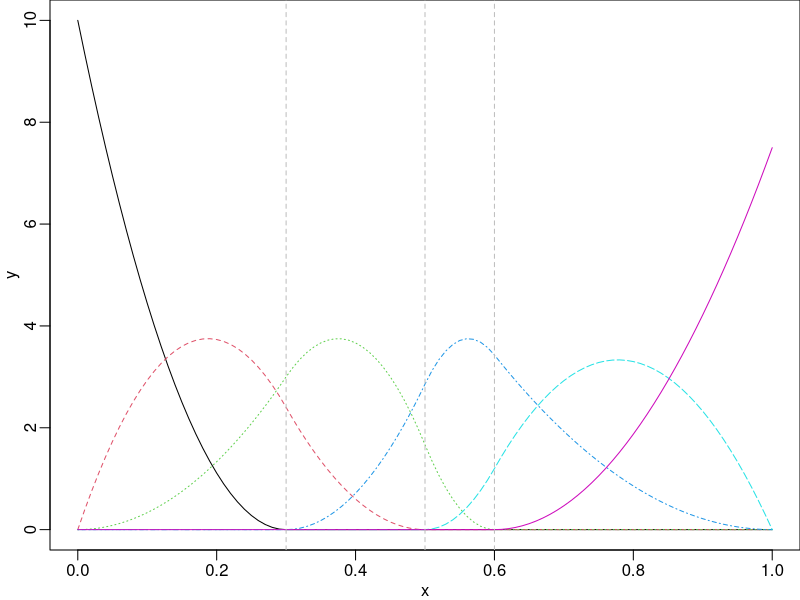
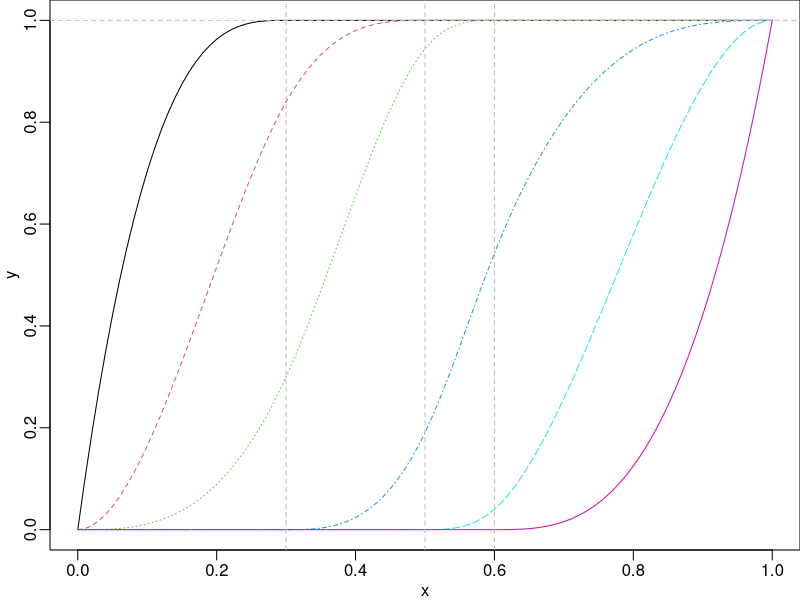
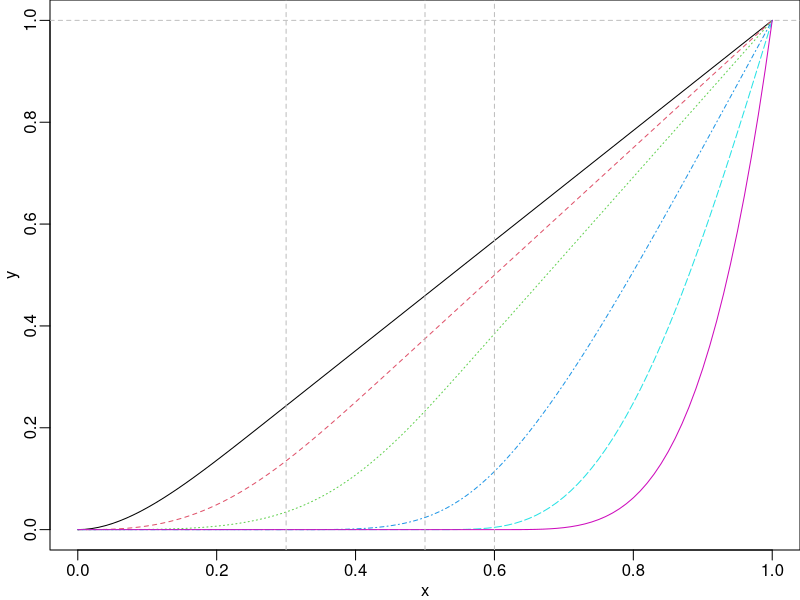

Recreate these plots in R, in order. (Note: this script raises an error after producing the figures.)
## ---- chunk 1
library(splines2)
knots <- c(0.3, 0.5, 0.6)
x <- seq(0, 1, 0.01)
msOut <- mSpline(x, knots = knots, degree = 2, intercept = TRUE) # M-splines
library(graphics) # attach graphics just in case for plots
par(mar = c(2.5, 2.5, 0, 0), mgp = c(1.5, 0.5, 0))
matplot(x, msOut, type = "l", ylab = "y")
abline(v = knots, lty = 2, col = "gray") # mark internal knots
## ---- chunk 2
isOut <- iSpline(x, knots = knots, degree = 2, intercept = TRUE) # I-splines
par(mar = c(2.5, 2.5, 0, 0), mgp = c(1.5, 0.5, 0))
matplot(x, isOut, type = "l", ylab = "y")
abline(h = 1, v = knots, lty = 2, col = "gray")
## ---- chunk 3
all.equal(msOut, attr(isOut, "msMat")) # 'msMat' attribute for M-splines
## ---- chunk 4
csOut1 <- cSpline(x, knots = knots, degree = 2, intercept = TRUE)
par(mar = c(2.5, 2.5, 0, 0), mgp = c(1.5, 0.5, 0))
matplot(x, csOut1, type = "l", ylab = "y")
abline(h = 1, v = knots, lty = 2, col = "gray")
## ---- chunk 5
ibsOut <- ibs(x, knots = knots, degree = 1, intercept = TRUE)
par(mar = c(2.5, 2.5, 0, 0), mgp = c(1.5, 0.5, 0), mfrow = c(1, 2))
matplot(x, attr(ibsOut, "bsMat"), type = "l", ylab = "y")
abline(v = knots, h = 1, lty = 2, col = "gray")
matplot(x, ibsOut, type = "l", ylab = "y")
abline(v = knots, h = c(0.15, 0.2, 0.25), lty = 2, col = "gray")
## ---- chunk 6
bsOut0 <- bSpline(x, knots = knots, degree = 0, intercept = TRUE)
msOut0 <- mSpline(x, knots = knots, degree = 0, intercept = TRUE)
par(mar = c(2.5, 2.5, 0, 0), mgp = c(1.5, 0.5, 0), mfrow = c(1, 2))
matplot(x, bsOut0, type = "l", ylab = "y")
abline(v = knots, lty = 2, col = "gray")
matplot(x, msOut0, type = "l", ylab = "y")
abline(v = knots, lty = 2, col = "gray")
